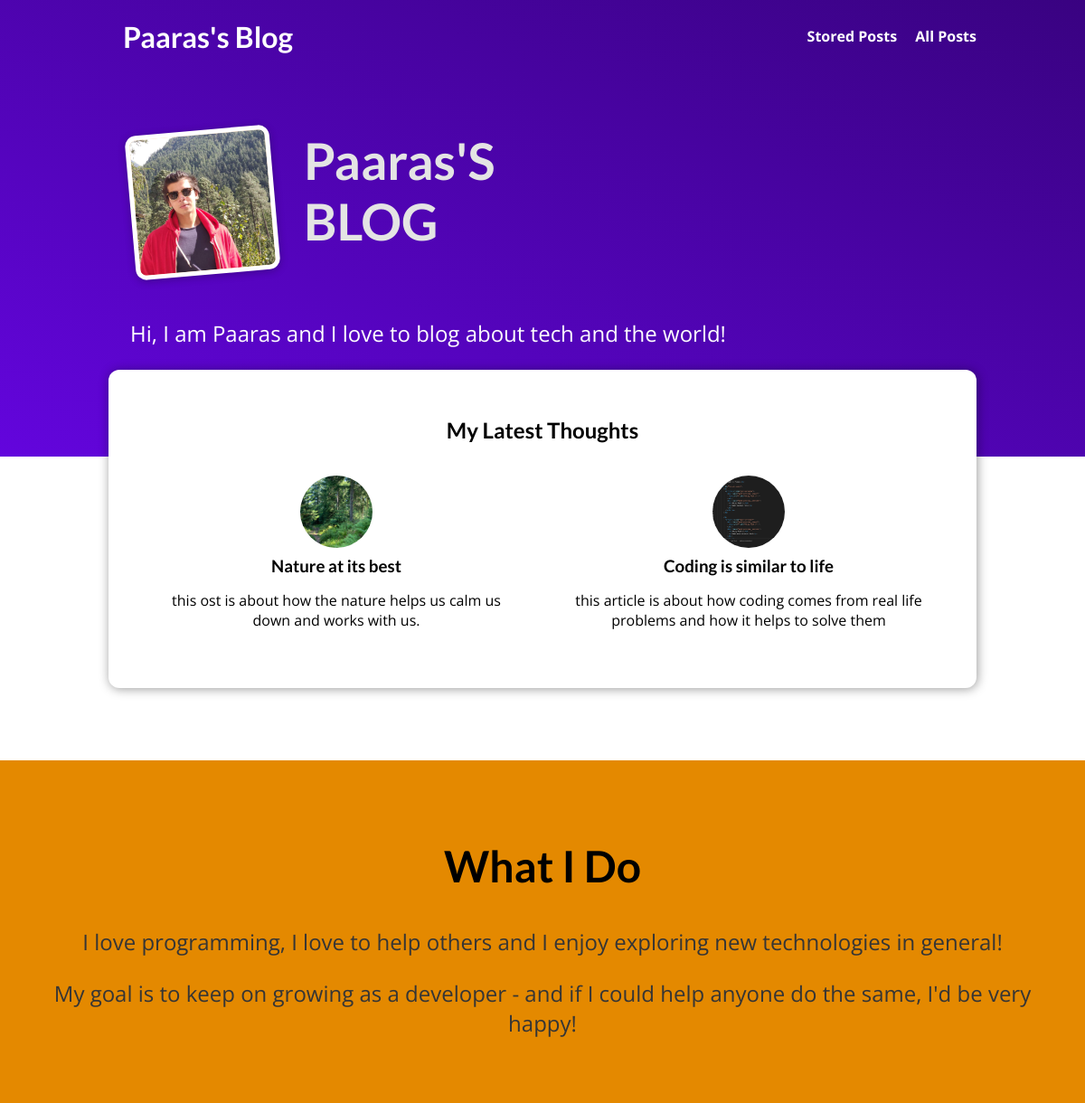
The page / on the database its author committed.
### blog/models.py (models this page shows, shortened)
class Post(models.Model):
    title = models.CharField(max_length=150)
    excerpt = models.CharField(max_length=200)
    image = models.ImageField(upload_to="posts", null=True)
    date = models.DateField(auto_now=True)
    slug = models.SlugField(unique=True, db_index=True)
    content = models.TextField(validators=[MinLengthValidator(10)])
    author = models.ForeignKey(
        Author, on_delete=models.SET_NULL, null=True, related_name="posts")
    tags = models.ManyToManyField(Tag)

### blog/views.py (the view)
# urls.py: path("", views.StartingPageView.as_view(), name="starting-page"),
class StartingPageView(ListView):
    template_name = "blog/index.html"
    model = Post
    ordering = ["-date"]
    context_object_name = "posts"
    def get_queryset(self):
        queryset = super().get_queryset()
        data = queryset[:3]
        return data

### blog/templates/blog/index.html (shortened to what this page needs)
{% extends "base.html" %}
{% load static %}
{% block css_files %}
  <link rel="stylesheet" href="{% static "blog/post.css" %}" />
  <link rel="stylesheet" href="{% static "blog/index.css" %}" />
{% endblock %}
{% block content %}
<section id="welcome">
  <header>
    <img src="{% static "blog/images/me.jpg" %}" alt="Paaras- The Author Of This Blog" />
    <h2>Paaras'S BLOG</h2>
  </header>
  <p>Hi, I am Paaras and I love to blog about tech and the world!</p>
</section>
<section id="latest-posts">
  <h2>My Latest Thoughts</h2>
  <ul>
    {% for post in posts %}
      {% include "blog/includes/post.html" %}
    {% endfor %}
  </ul>
</section>
<section id="about">
  <h2>What I Do</h2>
  <p>
    I love programming, I love to help others and I enjoy exploring new
    technologies in general!
  </p>
  <p>
    My goal is to keep on growing as a developer - and if I could help anyone do
    the same, I'd be very happy!
  </p>
</section>
{% endblock %}

### blog/templates/blog/includes/post.html
<li>
  <article class="post">
    <a href="{% url "post-detail-page" post.slug %}">
      <img src="{{ post.image.url }}" alt="{{ post.title }}"
      />
      <div class="post__content">
        <h3>{{ post.title }}</h3>
        <p>
          {{ post.excerpt }}
        </p>
      </div>
    </a>
  </article>
</li>

### static/app.css (style rules this page uses)
* { box-sizing: border-box; }
html { font-family: 'Open Sans', 'Lato', sans-serif; }
body { margin: 0; }
h1, h2, h3 { font-family: 'Lato', sans-serif; font-weight: bold; }

### blog/static/blog/post.css (style rules this page uses)
.post { display: flex; flex-direction: column; align-items: center; text-align: center; }
.post a { text-decoration: none; color: black; transition: all 0.2s ease; padding: 1rem; }
.post img { width: 5rem; height: 5rem; object-fit: cover; border-radius: 50%; }
.post h3 { margin: 0.25rem 0; }

### blog/static/blog/index.css (style rules this page uses)
#welcome { background: linear-gradient(to right top, #6305dd, #390281); padding: 6rem 12%; }
#welcome header { display: flex; align-items: flex-start; margin: 3rem auto; }
#welcome img { width: 10rem; height: 10rem; object-fit: cover; object-position: top; border: 5px solid white; border-radius: 12px; background-color: #ffe1bf; transform: rotateZ(-5deg); box-shadow: 0 2px 8px rgba(0, 0, 0, 0.25); }
#welcome h2 { font-size: 3.5rem; margin: 0 0 0 2rem; color: #e4e4e4; width: 10rem; }
#welcome p { color: white; font-size: 1.5rem; }
#latest-posts { background-color: white; padding: 2rem; border-radius: 12px; width: 60rem; margin: -6rem auto 2rem auto; box-shadow: 1px 1px 12px rgba(0, 0, 0, 0.4); }
#latest-posts h2 { text-align: center; }
#latest-posts ul { list-style: none; margin: 0; padding: 0; display: flex; gap: 1rem; }
#latest-posts li { flex: 1; }
#about { text-align: center; padding: 3rem; background-color: #e48900; margin-top: 5rem; }
#about h2 { font-size: 3rem; }
#about p { font-size: 1.5rem; color: #353535; }

### rows shown on the page
Post: image (picture), title "Nature at its best", excerpt "this ost is about how the nature helps us calm us down and works with us."
Post: image (picture), title "Coding is similar to life", excerpt "this article is about how coding comes from real life problems and how it helps to solve them"
